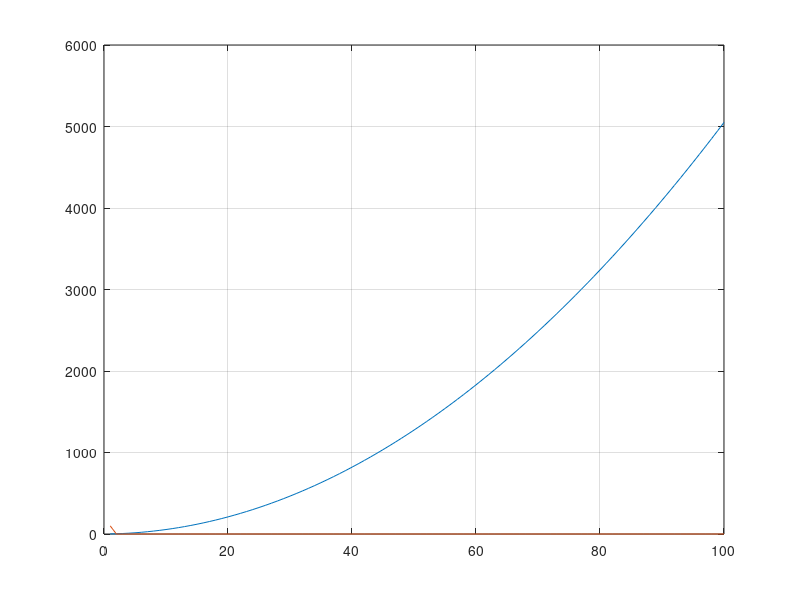

MATLAB code to generate this figure:
% Ester programa calcula a soma de todos os numeros de 1 ate N
% % No matlab pode usar o comando input
N=100; soma=0;
for ii=1:N
    soma=soma+ii;
end

% Outro problema com a funcao somatorio
% % Quero guardar os s
N=100; soma=0;vec=[1,N];
for ii=1:N
    soma=soma+ii;
    vec(ii,1)=soma;
end

% % Outra forma
N=100; soma=0;
for ii=1:N
    soma=soma+ii;
    vec(ii)=soma;
end

soma

figure(1),plot(vec),grid
close all